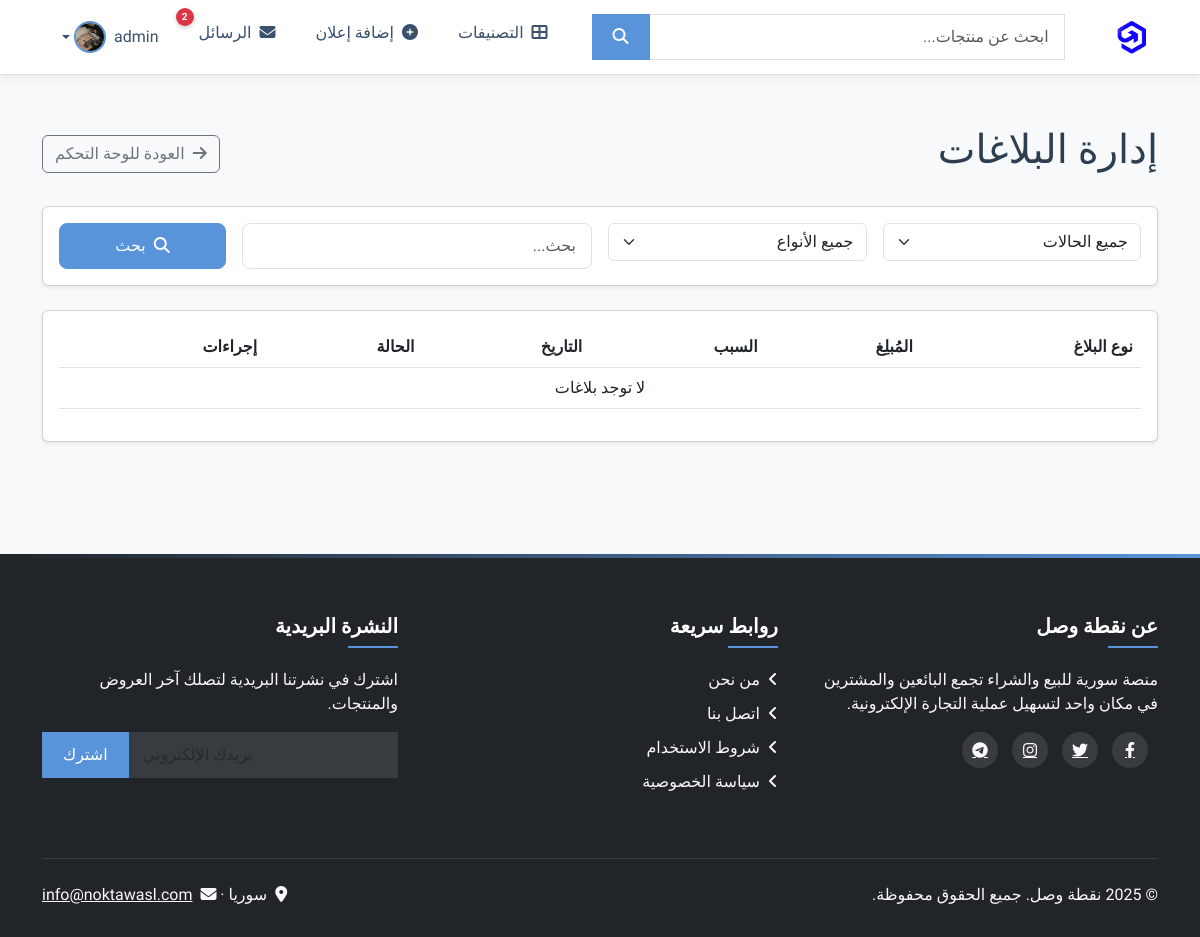
Screenshot of /admin/reports (signed in) with the database file from the repository.
### bot/models.py (models this page shows, shortened)
class User(db.Model):
    id = db.Column(db.Integer, primary_key=True)
    email = db.Column(db.String(150), unique=True, nullable=False)
    password = db.Column(db.String(200), nullable=False)
    name = db.Column(db.String(100), nullable=False)
    phone = db.Column(db.String(20), nullable=True)
    profile_image = db.Column(db.String(500), nullable=True)
    profile_image_url = db.Column(db.String(500), nullable=True)
    bio = db.Column(db.Text, nullable=True)
    location = db.Column(db.String(100), nullable=True)
    is_verified = db.Column(db.Boolean, default=False)
    verification_code = db.Column(db.String(6), nullable=True)
    created_at = db.Column(db.DateTime, default=datetime.utcnow)
    last_login = db.Column(db.DateTime, nullable=True)
    is_admin = db.Column(db.Boolean, default=False)
    is_banned = db.Column(db.Boolean, default=False)
    is_online = db.Column(db.Boolean, default=False)
    new_email_pending = db.Column(db.String(150), nullable=True)
    @property
    def is_authenticated(self):
        return True
    products = db.relationship('Product',
                              foreign_keys='Product.seller_id',
                              backref='seller',
                              lazy=True)
    purchased_products = db.relationship('Product',
                                        foreign_keys='Product.buyer_id',
                                        backref='buyer',
                                        lazy=True)
    reviews_received = db.relationship('UserReview',
                                      foreign_keys='UserReview.reviewed_user_id',
                                      backref='reviewed_user',
                                      lazy=True)
    reviews_given = db.relationship('UserReview',
                                   foreign_keys='UserReview.reviewer_id',
                                   backref='reviewer',
                                   lazy=True)
    sent_messages = db.relationship('Message',
                                   foreign_keys='Message.sender_id',
                                   backref='sender',
                                   lazy=True)
    received_messages = db.relationship('Message',
                                      foreign_keys='Message.receiver_id',
                                      backref='receiver',
                                      lazy=True)
    reports_filed = db.relationship('Report',
                                   foreign_keys='Report.reporter_id',
                                   backref='reporter',
                                   lazy=True)
    reports_received = db.relationship('Report',
                                      foreign_keys='Report.reported_user_id',
                                      backref='reported_user',
                                      lazy=True)
    favorites_products = db.relationship('Product',
                                        secondary=favorites,
                                        lazy='subquery',
                                        backref=db.backref('favorited_by', lazy=True))
    audit_logs = db.relationship('AuditLog', backref='user', lazy=True)

### bot/routes.py (the view, shortened to what this page needs)
@admin_bp.route('/reports')
@admin_required
def reports(current_user):
    page = request.args.get('page', 1, type=int)
    per_page = 20
    status = request.args.get('status')
    type = request.args.get('type')
    search_query = request.args.get('search')
    from .models import Report
    query = Report.query
    if status:
        query = query.filter_by(status=status)
    if type == 'product':
        query = query.filter(Report.product_id.isnot(None))
    elif type == 'user':
        query = query.filter(Report.reported_user_id.isnot(None))
    query = query.order_by(Report.created_at.desc())
    reports_paginated = query.paginate(page=page, per_page=per_page)
    return render_template(
        'admin/reports.html',
        reports=reports_paginated.items,
        pagination=reports_paginated,
        status=status,
        type=type,
        search_query=search_query
    )

### bot/templates/admin/reports.html (shortened to what this page needs)
{% extends "layout.html" %}
{% block content %}
<div class="row">
    <div class="col-12">
        <div class="d-flex justify-content-between align-items-center mb-4">
            <h1>إدارة البلاغات</h1>
            <a href="{{ url_for('admin.dashboard') }}" class="btn btn-outline-secondary">
                <i class="fas fa-arrow-right me-2"></i>العودة للوحة التحكم
            </a>
        </div>
    </div>
</div>
<div class="row mb-4">
    <div class="col-12">
        <div class="card shadow-sm">
            <div class="card-body">
                <form method="GET" class="row g-3">
                    <div class="col-md-3">
                        <select class="form-select" name="status">
                            <option value="">جميع الحالات</option>
                        </select>
                    </div>
                    <div class="col-md-3">
                        <select class="form-select" name="type">
                            <option value="">جميع الأنواع</option>
                        </select>
                    </div>
                    <div class="col-md-4">
                        <input type="text" class="form-control" name="search" placeholder="بحث..."
                               value="{{ search_query or '' }}">
                    </div>
                    <div class="col-md-2">
                        <button type="submit" class="btn btn-primary w-100">
                            <i class="fas fa-search me-2"></i>بحث
                        </button>
                    </div>
                </form>
            </div>
        </div>
    </div>
</div>
<div class="row">
    <div class="col-12">
        <div class="card shadow-sm">
            <div class="card-body">
                <div class="table-responsive">
                    <table class="table table-hover">
                        <thead>
                            <tr>
                                <th>نوع البلاغ</th>
                                <th>المُبلِغ</th>
                                <th>السبب</th>
                                <th>التاريخ</th>
                                <th>الحالة</th>
                                <th>إجراءات</th>
                            </tr>
                        </thead>
                        <tbody>
                            {% for report in reports %}
                            <tr>
                                <td>
                                    {% if report.product_id %}
                                        <i class="fas fa-shopping-bag me-2 text-primary"></i>منتج
                                    {% elif report.reported_user_id %}
                                        <i class="fas fa-user me-2 text-danger"></i>مستخدم
                                    {% endif %}
                                </td>
                                <td>
                                    <a href="{{ url_for('user.public_profile', user_id=report.reporter.id) }}" class="text-decoration-none">
                                        {{ report.reporter.name }}
                                    </a>
                                </td>
                                <td>{{ report.reason }}</td>
                                <td>{{ report.created_at | time_since }}</td>
                                <td>
                                    {% if report.status == 'pending' %}
                                        <span class="badge bg-warning">قيد الانتظار</span>
                                    {% elif report.status == 'resolved' %}
                                        <span class="badge bg-success">تم الحل</span>
                                    {% elif report.status == 'rejected' %}
                                        <span class="badge bg-danger">مرفوض</span>
                                    {% endif %}
                                </td>
                                <td>
                                    <a href="{{ url_for('admin.report_details', report_id=report.id) }}" class="btn btn-sm btn-primary">
                                        <i class="fas fa-eye"></i> عرض
                                    </a>
                                </td>
                            </tr>
                            {% else %}
                            <tr>
                                <td colspan="6" class="text-center">لا توجد بلاغات</td>
                            </tr>
                            {% endfor %}
                        </tbody>
                    </table>
                </div>
            </div>
        </div>
    </div>
</div>
{% endblock %}

### bot/templates/layout.html (shortened to what this page needs)
<!DOCTYPE html>
<html lang="ar" dir="rtl">
<head>
    <link rel="stylesheet" href="https://cdn.jsdelivr.net/npm/bootstrap@5.3.0/dist/css/bootstrap.rtl.min.css">
    <link rel="stylesheet" href="https://cdnjs.cloudflare.com/ajax/libs/font-awesome/6.4.0/css/all.min.css">
    <link rel="stylesheet" href="{{ url_for('static', filename='css/style.css') }}">
</head>
<body>
    <nav class="navbar navbar-expand-lg navbar-light bg-white border-bottom fixed-top">
        <div class="container">
            <a class="navbar-brand" href="{{ url_for('main.index') }}">
                <img src="{{ url_for('static', filename='images/logo.png') }}" alt="نقطة وصل" height="40">
            </a>
            <div class="collapse navbar-collapse" id="navbarMain">
                <form class="d-flex mx-lg-4 my-2 my-lg-0 flex-grow-1" action="{{ url_for('products.search') }}" method="GET">
                    <div class="input-group">
                        <input class="form-control" type="search" name="q" placeholder="ابحث عن منتجات..." value="{{ request.args.get('q', '') }}">
                        <button class="btn btn-primary" type="submit">
                            <i class="fas fa-search"></i>
                        </button>
                    </div>
                </form>
                <ul class="navbar-nav ms-auto">
                    <li class="nav-item">
                        <a class="nav-link" href="{{ url_for('main.categories') }}">
                            <i class="fas fa-th-large me-1"></i> التصنيفات
                        </a>
                    </li>
                    {% if current_user.is_authenticated %}
                        <li class="nav-item">
                            <a class="nav-link" href="{{ url_for('products.create') }}">
                                <i class="fas fa-plus-circle me-1"></i> إضافة إعلان
                            </a>
                        </li>
                        <li class="nav-item">
                            <a class="nav-link notification-indicator" href="{{ url_for('messages.conversations') }}">
                                <i class="fas fa-envelope me-1"></i> الرسائل
                                {% if current_user.unread_messages_count and current_user.unread_messages_count > 0 %}
                                <span class="notification-badge">{{ current_user.unread_messages_count }}</span>
                                {% else %}
                                <span class="notification-badge">2</span>
                                {% endif %}
                            </a>
                        </li>
                        <li class="nav-item dropdown">
                            <a class="nav-link dropdown-toggle d-flex align-items-center" href="#" id="userDropdown" data-bs-toggle="dropdown">
                                <span class="d-none d-lg-inline me-2">{{ current_user.name }}</span>
                                <img src="{{ current_user.profile_image_url if current_user.profile_image_url else (current_user.profile_image | image_url(folder='users')) }}"
                                 alt="صورة شخصية" class="rounded-circle" width="32" height="32">
                            </a>
                        </li>
                    {% endif %}
                </ul>
            </div>
        </div>
    </nav>
    <main class="py-5 mt-4">
        <div class="container">
            {% block content %}{% endblock %}
        </div>
    </main>
    <footer class="bg-dark text-light">
        <div class="container">
            <div class="row">
                <div class="col-md-4 mb-4">
                    <h5>عن نقطة وصل</h5>
                    <p>منصة سورية للبيع والشراء تجمع البائعين والمشترين في مكان واحد لتسهيل عملية التجارة الإلكترونية.</p>
                    <div class="social-links mt-3">
                        <a href="https://www.facebook.com/profile.php?id=61572268347527" class="text-light"><i class="fab fa-facebook-f"></i></a>
                        <a href="https://x.com/NoktaWasl" class="text-light"><i class="fab fa-twitter"></i></a>
                        <a href="https://www.instagram.com/noktawasl/" class="text-light"><i class="fab fa-instagram"></i></a>
                        <a href="https://t.me/noktawasl" class="text-light"><i class="fab fa-telegram-plane"></i></a>
                    </div>
                </div>
                <div class="col-md-4 mb-4">
                    <h5>روابط سريعة</h5>
                    <ul class="list-unstyled">
                        <li><a href="{{ url_for('main.about') }}" class="text-light text-decoration-none"><i class="fas fa-angle-left me-2"></i>من نحن</a></li>
                        <li><a href="{{ url_for('main.contact') }}" class="text-light text-decoration-none"><i class="fas fa-angle-left me-2"></i>اتصل بنا</a></li>
                        <li><a href="{{ url_for('main.terms') }}" class="text-light text-decoration-none"><i class="fas fa-angle-left me-2"></i>شروط الاستخدام</a></li>
                        <li><a href="{{ url_for('main.privacy') }}" class="text-light text-decoration-none"><i class="fas fa-angle-left me-2"></i>سياسة الخصوصية</a></li>
                    </ul>
                </div>
                <div class="col-md-4 mb-4">
                    <h5>النشرة البريدية</h5>
                    <p>اشترك في نشرتنا البريدية لتصلك آخر العروض والمنتجات.</p>
                    <form action="{{ url_for('main.newsletter_subscribe') }}" method="POST" class="newsletter-form mt-3">
                        <div class="input-group">
                            <input type="email" name="email" class="form-control" placeholder="بريدك الإلكتروني" required>
                            <button class="btn btn-primary" type="submit">اشترك</button>
                        </div>
                    </form>
                </div>
            </div>
            <hr class="my-4" style="opacity: 0.1;">
            <div class="row align-items-center">
                <div class="col-md-6 text-center text-md-start">
                    <p class="mb-0">&copy; {{ now.year }} نقطة وصل. جميع الحقوق محفوظة.</p>
                </div>
                <div class="col-md-6 text-center text-md-end">
                    <p class="mb-0">
                        <i class="fas fa-map-marker-alt me-1"></i> سوريا &middot;
                        <i class="fas fa-envelope me-1"></i> <a href="mailto:info@noktawasl.com" class="text-light">info@noktawasl.com</a>
                    </p>
                </div>
            </div>
        </div>
    </footer>
</body>
</html>

### rows the page displays
User: name "admin", profile_image_url (picture)
